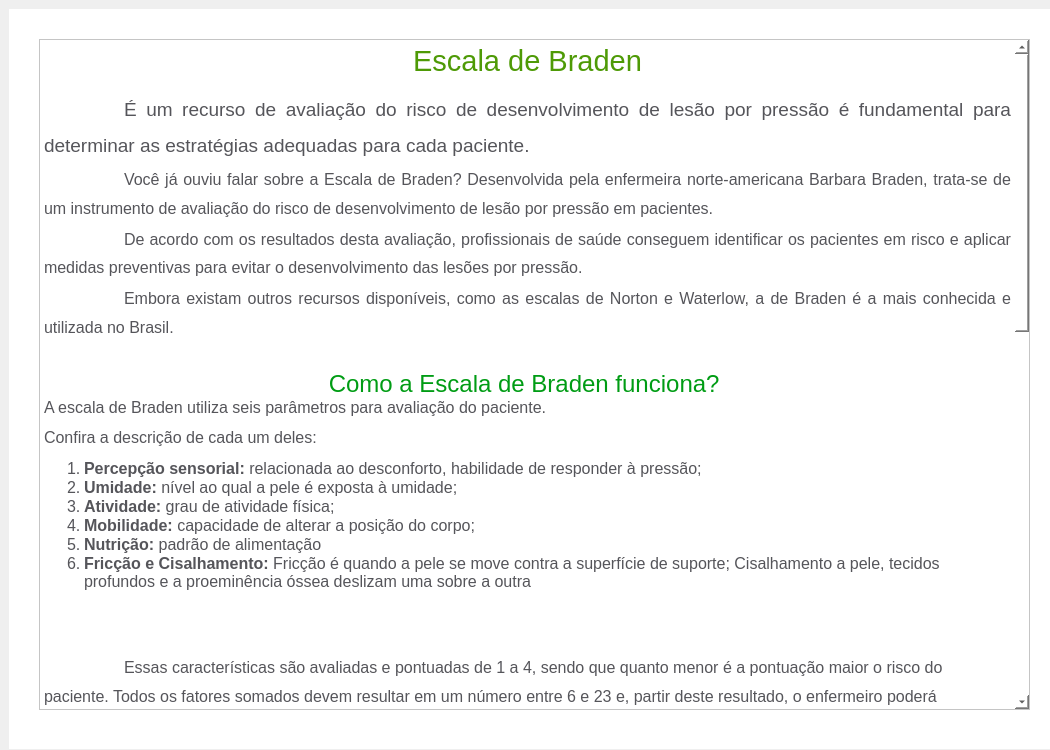
 <widget class="QMainWindow" name="MainWindow">
  <property name="windowModality">
   <enum>Qt::ApplicationModal</enum>
  </property>
  <property name="geometry">
   <rect>
    <x>0</x>
    <y>0</y>
    <width>1050</width>
    <height>750</height>
   </rect>
  </property>
  <property name="minimumSize">
   <size>
    <width>1050</width>
    <height>750</height>
   </size>
  </property>
  <property name="maximumSize">
   <size>
    <width>1050</width>
    <height>750</height>
   </size>
  </property>
  <property name="windowTitle">
   <string>Tutorial Escala de Braden</string>
  </property>
  <widget class="QWidget" name="centralwidget">
   <layout class="QHBoxLayout" name="horizontalLayout">
    <item>
     <widget class="QFrame" name="frame">
      <property name="minimumSize">
       <size>
        <width>1050</width>
        <height>740</height>
       </size>
      </property>
      <property name="maximumSize">
       <size>
        <width>1050</width>
        <height>740</height>
       </size>
      </property>
      <property name="styleSheet">
       <string notr="true">background-color: rgb(255, 255, 255);</string>
      </property>
      <property name="frameShape">
       <enum>QFrame::NoFrame</enum>
      </property>
      <property name="lineWidth">
       <number>0</number>
      </property>
      <widget class="QTextEdit" name="textEdit">
       <property name="geometry">
        <rect>
         <x>30</x>
         <y>30</y>
         <width>991</width>
         <height>671</height>
        </rect>
       </property>
       <property name="readOnly">
        <bool>true</bool>
       </property>
       <property name="html">
        <string>&lt;!DOCTYPE HTML PUBLIC &quot;-//W3C//DTD HTML 4.0//EN&quot; &quot;http://www.w3.org/TR/REC-html40/strict.dtd&quot;&gt;
&lt;html&gt;&lt;head&gt;&lt;meta name=&quot;qrichtext&quot; content=&quot;1&quot; /&gt;&lt;style type=&quot;text/css&quot;&gt;
p, li { white-space: pre-wrap; }
&lt;/style&gt;&lt;/head&gt;&lt;body style=&quot; font-family:'Ubuntu'; font-size:14pt; font-weight:400; font-style:normal;&quot;&gt;
&lt;p align=&quot;center&quot; style=&quot; margin-top:0px; margin-bottom:0px; margin-left:0px; margin-right:0px; -qt-block-indent:0; text-indent:0px; line-height:160%; background-color:#ffffff;&quot;&gt;&lt;span style=&quot; font-family:'MHCDin,Arial,Helvetica Neue,Helvetica,Roboto,sans-serif'; font-size:22pt; color:#4e9a06;&quot;&gt;Escala de Braden&lt;/span&gt;&lt;/p&gt;
&lt;p align=&quot;justify&quot; style=&quot; margin-top:0px; margin-bottom:0px; margin-left:0px; margin-right:0px; -qt-block-indent:0; text-indent:0px; line-height:160%; background-color:#ffffff;&quot;&gt;&lt;span style=&quot; font-family:'MHCDin,Arial,Helvetica Neue,Helvetica,Roboto,sans-serif'; color:#55555a;&quot;&gt;	É um recurso de avaliação do risco de desenvolvimento de lesão por pressão é fundamental para determinar as estratégias adequadas para cada paciente.&lt;/span&gt;&lt;/p&gt;
&lt;p align=&quot;justify&quot; style=&quot; margin-top:0px; margin-bottom:0px; margin-left:0px; margin-right:0px; -qt-block-indent:0; text-indent:0px; line-height:160%; background-color:#ffffff;&quot;&gt;&lt;span style=&quot; font-family:'MHCDin,Arial,Helvetica Neue,Helvetica,Roboto,sans-serif'; font-size:16px; color:#55555a;&quot;&gt;	Você já ouviu falar sobre a Escala de Braden? Desenvolvida pela enfermeira norte-americana Barbara Braden, trata-se de um instrumento de avaliação do risco de desenvolvimento de lesão por pressão em pacientes. &lt;/span&gt;&lt;/p&gt;
&lt;p align=&quot;justify&quot; style=&quot; margin-top:0px; margin-bottom:0px; margin-left:0px; margin-right:0px; -qt-block-indent:0; text-indent:0px; line-height:160%; background-color:#ffffff;&quot;&gt;&lt;span style=&quot; font-family:'MHCDin,Arial,Helvetica Neue,Helvetica,Roboto,sans-serif'; font-size:16px; color:#55555a;&quot;&gt;	De acordo com os resultados desta avaliação, profissionais de saúde conseguem identificar os pacientes em risco e aplicar medidas preventivas para evitar o desenvolvimento das lesões por pressão.&lt;/span&gt;&lt;/p&gt;
&lt;p align=&quot;justify&quot; style=&quot; margin-top:0px; margin-bottom:0px; margin-left:0px; margin-right:0px; -qt-block-indent:0; text-indent:0px; line-height:160%; background-color:#ffffff;&quot;&gt;&lt;span style=&quot; font-family:'MHCDin,Arial,Helvetica Neue,Helvetica,Roboto,sans-serif'; font-size:16px; color:#55555a;&quot;&gt;	Embora existam outros recursos disponíveis, como as escalas de Norton e Waterlow, a de Braden é a mais conhecida e utilizada no Brasil.&lt;/span&gt;&lt;/p&gt;
&lt;p align=&quot;center&quot; style=&quot; margin-top:0px; margin-bottom:0px; margin-left:0px; margin-right:0px; -qt-block-indent:0; text-indent:0px;&quot;&gt;&lt;br /&gt;&lt;span style=&quot; font-family:'MHCDin,Arial,Helvetica Neue,Helvetica,Roboto,sans-serif'; font-size:xx-large; color:#009c14;&quot;&gt;Como a Escala de Braden funciona? &lt;/span&gt;&lt;/p&gt;
&lt;p style=&quot; margin-top:0px; margin-bottom:0px; margin-left:0px; margin-right:0px; -qt-block-indent:0; text-indent:0px; line-height:160%; background-color:#ffffff;&quot;&gt;&lt;span style=&quot; font-family:'MHCDin,Arial,Helvetica Neue,Helvetica,Roboto,sans-serif'; font-size:16px; color:#55555a;&quot;&gt;A escala de Braden utiliza seis parâmetros para avaliação do paciente. &lt;/span&gt;&lt;/p&gt;
&lt;p style=&quot; margin-top:0px; margin-bottom:0px; margin-left:0px; margin-right:0px; -qt-block-indent:0; text-indent:0px; line-height:160%; background-color:#ffffff;&quot;&gt;&lt;span style=&quot; font-family:'MHCDin,Arial,Helvetica Neue,Helvetica,Roboto,sans-serif'; font-size:16px; color:#55555a;&quot;&gt;Confira a descrição de cada um deles: &lt;/span&gt;&lt;/p&gt;
&lt;ol style=&quot;margin-top: 0px; margin-bottom: 0px; margin-left: 0px; margin-right: 0px; -qt-list-indent: 1;&quot;&gt;&lt;li style=&quot; font-family:'MHCDin,Arial,Helvetica Neue,Helvetica,Roboto,sans-serif'; font-size:16px; color:#55555a;&quot; style=&quot; margin-top:0px; margin-bottom:0px; margin-left:0px; margin-right:0px; -qt-block-indent:0; text-indent:0px;&quot;&gt;&lt;span style=&quot; font-size:16px; font-weight:696;&quot;&gt;Percepção sensorial:&lt;/span&gt;&lt;span style=&quot; font-size:16px;&quot;&gt; relacionada ao desconforto, habilidade de responder à pressão;&lt;/span&gt;&lt;/li&gt;
&lt;li style=&quot; font-family:'MHCDin,Arial,Helvetica Neue,Helvetica,Roboto,sans-serif'; font-size:16px; color:#55555a;&quot; style=&quot; margin-top:0px; margin-bottom:0px; margin-left:0px; margin-right:0px; -qt-block-indent:0; text-indent:0px;&quot;&gt;&lt;span style=&quot; font-size:16px; font-weight:696;&quot;&gt;Umidade: &lt;/span&gt;&lt;span style=&quot; font-size:16px;&quot;&gt;nível ao qual a pele é exposta à umidade; &lt;/span&gt;&lt;/li&gt;
&lt;li style=&quot; font-family:'MHCDin,Arial,Helvetica Neue,Helvetica,Roboto,sans-serif'; font-size:16px; color:#55555a;&quot; style=&quot; margin-top:0px; margin-bottom:0px; margin-left:0px; margin-right:0px; -qt-block-indent:0; text-indent:0px;&quot;&gt;&lt;span style=&quot; font-size:16px; font-weight:696;&quot;&gt;Atividade: &lt;/span&gt;&lt;span style=&quot; font-size:16px;&quot;&gt;grau de atividade física; &lt;/span&gt;&lt;/li&gt;
&lt;li style=&quot; font-family:'MHCDin,Arial,Helvetica Neue,Helvetica,Roboto,sans-serif'; font-size:16px; color:#55555a;&quot; style=&quot; margin-top:0px; margin-bottom:0px; margin-left:0px; margin-right:0px; -qt-block-indent:0; text-indent:0px;&quot;&gt;&lt;span style=&quot; font-size:16px; font-weight:696;&quot;&gt;Mobilidade:&lt;/span&gt;&lt;span style=&quot; font-size:16px;&quot;&gt; capacidade de alterar a posição do corpo;&lt;/span&gt;&lt;/li&gt;
&lt;li style=&quot; font-family:'MHCDin,Arial,Helvetica Neue,Helvetica,Roboto,sans-serif'; font-size:16px; color:#55555a;&quot; style=&quot; margin-top:0px; margin-bottom:0px; margin-left:0px; margin-right:0px; -qt-block-indent:0; text-indent:0px;&quot;&gt;&lt;span style=&quot; font-size:16px; font-weight:696;&quot;&gt;Nutrição: &lt;/span&gt;&lt;span style=&quot; font-size:16px;&quot;&gt;padrão de alimentação &lt;/span&gt;&lt;/li&gt;
&lt;li style=&quot; font-family:'MHCDin,Arial,Helvetica Neue,Helvetica,Roboto,sans-serif'; font-size:16px; color:#55555a;&quot; style=&quot; margin-top:0px; margin-bottom:0px; margin-left:0px; margin-right:0px; -qt-block-indent:0; text-indent:0px;&quot;&gt;&lt;span style=&quot; font-size:16px; font-weight:696;&quot;&gt;Fricção e Cisalhamento:&lt;/span&gt;&lt;span style=&quot; font-size:16px;&quot;&gt; Fricção é quando a pele se move contra a superfície de suporte; Cisalhamento a pele, tecidos profundos e a proeminência óssea deslizam uma sobre a outra &lt;/span&gt;&lt;/li&gt;&lt;/ol&gt;
&lt;p style=&quot;-qt-paragraph-type:empty; margin-top:0px; margin-bottom:0px; margin-left:0px; margin-right:0px; -qt-block-indent:0; text-indent:0px; line-height:160%; background-color:#ffffff;&quot;&gt;&lt;br /&gt;&lt;/p&gt;
&lt;p style=&quot;-qt-paragraph-type:empty; margin-top:0px; margin-bottom:0px; margin-left:0px; margin-right:0px; -qt-block-indent:0; text-indent:0px; line-height:160%; font-family:'MHCDin,Arial,Helvetica Neue,Helvetica,Roboto,sans-serif'; font-size:16px; color:#55555a; background-color:#ffffff;&quot;&gt;&lt;br /&gt;&lt;/p&gt;
&lt;p style=&quot; margin-top:0px; margin-bottom:0px; margin-left:0px; margin-right:0px; -qt-block-indent:0; text-indent:0px; line-height:160%; background-color:#ffffff;&quot;&gt;&lt;span style=&quot; font-family:'MHCDin,Arial,Helvetica Neue,Helvetica,Roboto,sans-serif'; font-size:16px; color:#55555a;&quot;&gt;	Essas características são avaliadas e pontuadas de 1 a 4, sendo que quanto menor é a pontuação maior o risco do paciente. Todos os fatores somados devem resultar em um número entre 6 e 23 e, partir deste resultado, o enfermeiro poderá classificar o risco dos pacientes e implementar as estratégias.&lt;/span&gt;&lt;/p&gt;
&lt;p style=&quot; margin-top:0px; margin-bottom:0px; margin-left:0px; margin-right:0px; -qt-block-indent:0; text-indent:0px; line-height:160%; background-color:#ffffff;&quot;&gt;&lt;span style=&quot; font-family:'MHCDin,Arial,Helvetica Neue,Helvetica,Roboto,sans-serif'; font-size:16px; color:#55555a;&quot;&gt;	Vale lembrar que quanto maior é a pontuação, menor é o risco. Ou seja, um paciente cuja soma da avaliação totalizar 23, não apresenta risco de desenvolver LP. Já quem apresentar a pontuação mínima, 6, é classificado como paciente com risco severo de lesão por pressão. &lt;/span&gt;&lt;/p&gt;
&lt;p align=&quot;center&quot; style=&quot; margin-top:0px; margin-bottom:0px; margin-left:0px; margin-right:0px; -qt-block-indent:0; text-indent:0px;&quot;&gt;&lt;br /&gt;&lt;span style=&quot; font-family:'MHCDin,Arial,Helvetica Neue,Helvetica,Roboto,sans-serif'; font-size:x-large; color:#009c14;&quot;&gt;Como é realizada a classificação de risco de acordo com o resultado obtido na Escala de Braden? &lt;/span&gt;&lt;/p&gt;
&lt;p style=&quot; margin-top:0px; margin-bottom:0px; margin-left:0px; margin-right:0px; -qt-block-indent:0; text-indent:0px; line-height:160%; background-color:#ffffff;&quot;&gt;&lt;span style=&quot; font-family:'MHCDin,Arial,Helvetica Neue,Helvetica,Roboto,sans-serif'; font-size:16px; color:#55555a;&quot;&gt;	A pontuação obtida na Escala de Braden vai direcionar as estratégias preventivas a serem adotadas pelo profissional de saúde. &lt;/span&gt;&lt;/p&gt;
&lt;p style=&quot; margin-top:0px; margin-bottom:0px; margin-left:0px; margin-right:0px; -qt-block-indent:0; text-indent:0px; line-height:160%; background-color:#ffffff;&quot;&gt;&lt;span style=&quot; font-family:'MHCDin,Arial,Helvetica Neue,Helvetica,Roboto,sans-serif'; font-size:16px; color:#55555a;&quot;&gt;	Abaixo seguem algumas medidas preventivas que devem ser implementadas de acordo com o risco identificado: &lt;/span&gt;&lt;/p&gt;
&lt;ul style=&quot;margin-top: 0px; margin-bottom: 0px; margin-left: 0px; margin-right: 0px; -qt-list-indent: 1;&quot;&gt;&lt;li style=&quot; font-family:'MHCDin,Arial,Helvetica Neue,Helvetica,Roboto,sans-serif'; font-size:16px; color:#55555a;&quot; style=&quot; margin-top:0px; margin-bottom:0px; margin-left:0px; margin-right:0px; -qt-block-indent:0; text-indent:0px;&quot;&gt;&lt;span style=&quot; font-size:16px; font-weight:696;&quot;&gt;Risco baixo (15 a 18 pontos): &lt;/span&gt;&lt;/li&gt;
&lt;ul style=&quot;margin-top: 0px; margin-bottom: 0px; margin-left: 0px; margin-right: 0px; -qt-list-indent: 2;&quot;&gt;&lt;li style=&quot; font-family:'MHCDin,Arial,Helvetica Neue,Helvetica,Roboto,sans-serif'; font-size:16px; color:#55555a;&quot; style=&quot; margin-top:0px; margin-bottom:0px; margin-left:0px; margin-right:0px; -qt-block-indent:0; text-indent:0px;&quot;&gt;&lt;span style=&quot; font-size:16px;&quot;&gt;Avaliação da pele sobre proeminências ósseas e abaixo de dispositivos médicos;&lt;/span&gt;&lt;/li&gt;
&lt;li style=&quot; font-family:'MHCDin,Arial,Helvetica Neue,Helvetica,Roboto,sans-serif'; font-size:16px; color:#55555a;&quot; style=&quot; margin-top:0px; margin-bottom:0px; margin-left:0px; margin-right:0px; -qt-block-indent:0; text-indent:0px;&quot;&gt;&lt;span style=&quot; font-size:16px;&quot;&gt;Hidratação da pele;&lt;/span&gt;&lt;/li&gt;
&lt;li style=&quot; font-family:'MHCDin,Arial,Helvetica Neue,Helvetica,Roboto,sans-serif'; font-size:16px; color:#55555a;&quot; style=&quot; margin-top:0px; margin-bottom:0px; margin-left:0px; margin-right:0px; -qt-block-indent:0; text-indent:0px;&quot;&gt;&lt;span style=&quot; font-size:16px;&quot;&gt;Gerenciamento da umidade;&lt;/span&gt;&lt;/li&gt;
&lt;li style=&quot; font-family:'MHCDin,Arial,Helvetica Neue,Helvetica,Roboto,sans-serif'; font-size:16px; color:#55555a;&quot; style=&quot; margin-top:0px; margin-bottom:0px; margin-left:0px; margin-right:0px; -qt-block-indent:0; text-indent:0px;&quot;&gt;&lt;span style=&quot; font-size:16px;&quot;&gt;Acompanhamento nutricional;&lt;/span&gt;&lt;/li&gt;
&lt;li style=&quot; font-family:'MHCDin,Arial,Helvetica Neue,Helvetica,Roboto,sans-serif'; font-size:16px; color:#55555a;&quot; style=&quot; margin-top:0px; margin-bottom:0px; margin-left:0px; margin-right:0px; -qt-block-indent:0; text-indent:0px;&quot;&gt;&lt;span style=&quot; font-size:16px;&quot;&gt;Observar alterações na condição clínica e no risco do paciente.&lt;/span&gt;&lt;/li&gt;&lt;/ul&gt;
&lt;p style=&quot;-qt-paragraph-type:empty; margin-top:0px; margin-bottom:0px; margin-left:0px; margin-right:0px; -qt-block-indent:2; text-indent:0px; font-family:'MHCDin,Arial,Helvetica Neue,Helvetica,Roboto,sans-serif'; font-size:16px; color:#55555a;&quot;&gt;&lt;br /&gt;&lt;/p&gt;
&lt;li style=&quot; font-family:'MHCDin,Arial,Helvetica Neue,Helvetica,Roboto,sans-serif'; font-size:16px; color:#55555a;&quot; style=&quot; margin-top:0px; margin-bottom:0px; margin-left:0px; margin-right:0px; -qt-block-indent:0; text-indent:0px;&quot;&gt;&lt;span style=&quot; font-size:16px; font-weight:696;&quot;&gt;Risco moderado (13 a 14 pontos): &lt;/span&gt;&lt;/li&gt;&lt;/ul&gt;
&lt;ul style=&quot;margin-top: 0px; margin-bottom: 0px; margin-left: 0px; margin-right: 0px; -qt-list-indent: 2;&quot;&gt;&lt;li style=&quot; font-family:'MHCDin,Arial,Helvetica Neue,Helvetica,Roboto,sans-serif'; font-size:16px; color:#55555a;&quot; style=&quot; margin-top:0px; margin-bottom:0px; margin-left:0px; margin-right:0px; -qt-block-indent:0; text-indent:0px;&quot;&gt;&lt;span style=&quot; font-size:16px;&quot;&gt;Avaliação da pele sobre proeminências ósseas e abaixo de dispositivos médicos;&lt;/span&gt;&lt;/li&gt;
&lt;li style=&quot; font-family:'MHCDin,Arial,Helvetica Neue,Helvetica,Roboto,sans-serif'; font-size:16px; color:#55555a;&quot; style=&quot; margin-top:0px; margin-bottom:0px; margin-left:0px; margin-right:0px; -qt-block-indent:0; text-indent:0px;&quot;&gt;&lt;span style=&quot; font-size:16px;&quot;&gt;Hidratação da pele;&lt;/span&gt;&lt;/li&gt;
&lt;li style=&quot; font-family:'MHCDin,Arial,Helvetica Neue,Helvetica,Roboto,sans-serif'; font-size:16px; color:#55555a;&quot; style=&quot; margin-top:0px; margin-bottom:0px; margin-left:0px; margin-right:0px; -qt-block-indent:0; text-indent:0px;&quot;&gt;&lt;span style=&quot; font-size:16px;&quot;&gt;Reposicionamento do paciente seguindo o cronograma estabelecido;&lt;/span&gt;&lt;/li&gt;
&lt;li style=&quot; font-family:'MHCDin,Arial,Helvetica Neue,Helvetica,Roboto,sans-serif'; font-size:16px; color:#55555a;&quot; style=&quot; margin-top:0px; margin-bottom:0px; margin-left:0px; margin-right:0px; -qt-block-indent:0; text-indent:0px;&quot;&gt;&lt;span style=&quot; font-size:16px;&quot;&gt;Uso de uma superfície de suporte adequada (colchão viscoelástico, pneumático)&lt;/span&gt;&lt;/li&gt;
&lt;li style=&quot; font-family:'MHCDin,Arial,Helvetica Neue,Helvetica,Roboto,sans-serif'; font-size:16px; color:#55555a;&quot; style=&quot; margin-top:0px; margin-bottom:0px; margin-left:0px; margin-right:0px; -qt-block-indent:0; text-indent:0px;&quot;&gt;&lt;span style=&quot; font-size:16px;&quot;&gt;Aplicação do Mepilex® Border Sacrum, Mepilex® Border Heel e Mepilex® Border Flex nas proeminências ósseas em risco;&lt;/span&gt;&lt;/li&gt;
&lt;li style=&quot; font-family:'MHCDin,Arial,Helvetica Neue,Helvetica,Roboto,sans-serif'; font-size:16px; color:#55555a;&quot; style=&quot; margin-top:0px; margin-bottom:0px; margin-left:0px; margin-right:0px; -qt-block-indent:0; text-indent:0px;&quot;&gt;&lt;span style=&quot; font-size:16px;&quot;&gt;Elevação dos calcâneos associado a cobertura para prevenção;&lt;/span&gt;&lt;/li&gt;
&lt;li style=&quot; font-family:'MHCDin,Arial,Helvetica Neue,Helvetica,Roboto,sans-serif'; font-size:16px; color:#55555a;&quot; style=&quot; margin-top:0px; margin-bottom:0px; margin-left:0px; margin-right:0px; -qt-block-indent:0; text-indent:0px;&quot;&gt;&lt;span style=&quot; font-size:16px;&quot;&gt;Gerenciamento da umidade;&lt;/span&gt;&lt;/li&gt;
&lt;li style=&quot; font-family:'MHCDin,Arial,Helvetica Neue,Helvetica,Roboto,sans-serif'; font-size:16px; color:#55555a;&quot; style=&quot; margin-top:0px; margin-bottom:0px; margin-left:0px; margin-right:0px; -qt-block-indent:0; text-indent:0px;&quot;&gt;&lt;span style=&quot; font-size:16px;&quot;&gt;Acompanhamento nutricional;&lt;/span&gt;&lt;/li&gt;
&lt;li style=&quot; font-family:'MHCDin,Arial,Helvetica Neue,Helvetica,Roboto,sans-serif'; font-size:16px; color:#55555a;&quot; style=&quot; margin-top:0px; margin-bottom:0px; margin-left:0px; margin-right:0px; -qt-block-indent:0; text-indent:0px;&quot;&gt;&lt;span style=&quot; font-size:16px;&quot;&gt;Observar alterações na condição clínica e no risco do paciente.&lt;/span&gt;&lt;/li&gt;&lt;/ul&gt;
&lt;p style=&quot;-qt-paragraph-type:empty; margin-top:0px; margin-bottom:0px; margin-left:0px; margin-right:0px; -qt-block-indent:2; text-indent:0px; font-family:'MHCDin,Arial,Helvetica Neue,Helvetica,Roboto,sans-serif'; font-size:16px; color:#55555a;&quot;&gt;&lt;br /&gt;&lt;/p&gt;
&lt;ul style=&quot;margin-top: 0px; margin-bottom: 0px; margin-left: 0px; margin-right: 0px; -qt-list-indent: 1;&quot;&gt;&lt;li style=&quot; font-family:'MHCDin,Arial,Helvetica Neue,Helvetica,Roboto,sans-serif'; font-size:16px; color:#55555a;&quot; style=&quot; margin-top:0px; margin-bottom:0px; margin-left:0px; margin-right:0px; -qt-block-indent:0; text-indent:0px;&quot;&gt;&lt;span style=&quot; font-size:16px; font-weight:696;&quot;&gt;Risco alto (10 a 12 pontos):&lt;/span&gt;&lt;span style=&quot; font-size:16px;&quot;&gt; &lt;/span&gt;&lt;/li&gt;&lt;/ul&gt;
&lt;ul style=&quot;margin-top: 0px; margin-bottom: 0px; margin-left: 0px; margin-right: 0px; -qt-list-indent: 2;&quot;&gt;&lt;li style=&quot; font-family:'MHCDin,Arial,Helvetica Neue,Helvetica,Roboto,sans-serif'; font-size:16px; color:#55555a;&quot; style=&quot; margin-top:0px; margin-bottom:0px; margin-left:0px; margin-right:0px; -qt-block-indent:0; text-indent:0px;&quot;&gt;&lt;span style=&quot; font-size:16px;&quot;&gt;Avaliação da pele sobre proeminências ósseas e abaixo de dispositivos médicos;&lt;/span&gt;&lt;/li&gt;
&lt;li style=&quot; font-family:'MHCDin,Arial,Helvetica Neue,Helvetica,Roboto,sans-serif'; font-size:16px; color:#55555a;&quot; style=&quot; margin-top:0px; margin-bottom:0px; margin-left:0px; margin-right:0px; -qt-block-indent:0; text-indent:0px;&quot;&gt;&lt;span style=&quot; font-size:16px;&quot;&gt;Hidratação da pele;&lt;/span&gt;&lt;/li&gt;
&lt;li style=&quot; font-family:'MHCDin,Arial,Helvetica Neue,Helvetica,Roboto,sans-serif'; font-size:16px; color:#55555a;&quot; style=&quot; margin-top:0px; margin-bottom:0px; margin-left:0px; margin-right:0px; -qt-block-indent:0; text-indent:0px;&quot;&gt;&lt;span style=&quot; font-size:16px;&quot;&gt;Reposicionamento do paciente seguindo o cronograma estabelecido;&lt;/span&gt;&lt;/li&gt;
&lt;li style=&quot; font-family:'MHCDin,Arial,Helvetica Neue,Helvetica,Roboto,sans-serif'; font-size:16px; color:#55555a;&quot; style=&quot; margin-top:0px; margin-bottom:0px; margin-left:0px; margin-right:0px; -qt-block-indent:0; text-indent:0px;&quot;&gt;&lt;span style=&quot; font-size:16px;&quot;&gt;Uso de uma superfície de suporte adequada (colchão viscoelástico, pneumático)&lt;/span&gt;&lt;/li&gt;
&lt;li style=&quot; font-family:'MHCDin,Arial,Helvetica Neue,Helvetica,Roboto,sans-serif'; font-size:16px; color:#55555a;&quot; style=&quot; margin-top:0px; margin-bottom:0px; margin-left:0px; margin-right:0px; -qt-block-indent:0; text-indent:0px;&quot;&gt;&lt;span style=&quot; font-size:16px;&quot;&gt;Aplicação do Mepilex® Border Sacrum, Mepilex® Border Heel e Mepilex® Border Flex nas proeminências ósseas em risco;&lt;/span&gt;&lt;/li&gt;
&lt;li style=&quot; font-family:'MHCDin,Arial,Helvetica Neue,Helvetica,Roboto,sans-serif'; font-size:16px; color:#55555a;&quot; style=&quot; margin-top:0px; margin-bottom:0px; margin-left:0px; margin-right:0px; -qt-block-indent:0; text-indent:0px;&quot;&gt;&lt;span style=&quot; font-size:16px;&quot;&gt;Elevação dos calcâneos associado a cobertura para prevenção;&lt;/span&gt;&lt;/li&gt;
&lt;li style=&quot; font-family:'MHCDin,Arial,Helvetica Neue,Helvetica,Roboto,sans-serif'; font-size:16px; color:#55555a;&quot; style=&quot; margin-top:0px; margin-bottom:0px; margin-left:0px; margin-right:0px; -qt-block-indent:0; text-indent:0px;&quot;&gt;&lt;span style=&quot; font-size:16px;&quot;&gt;Gerenciamento da umidade;&lt;/span&gt;&lt;/li&gt;
&lt;li style=&quot; font-family:'MHCDin,Arial,Helvetica Neue,Helvetica,Roboto,sans-serif'; font-size:16px; color:#55555a;&quot; style=&quot; margin-top:0px; margin-bottom:0px; margin-left:0px; margin-right:0px; -qt-block-indent:0; text-indent:0px;&quot;&gt;&lt;span style=&quot; font-size:16px;&quot;&gt;Acompanhamento nutricional;&lt;/span&gt;&lt;/li&gt;
&lt;li style=&quot; font-family:'MHCDin,Arial,Helvetica Neue,Helvetica,Roboto,sans-serif'; font-size:16px; color:#55555a;&quot; style=&quot; margin-top:0px; margin-bottom:0px; margin-left:0px; margin-right:0px; -qt-block-indent:0; text-indent:0px;&quot;&gt;&lt;span style=&quot; font-size:16px;&quot;&gt;Observar alterações na condição clínica e no risco do paciente.&lt;/span&gt;&lt;/li&gt;&lt;/ul&gt;
&lt;p style=&quot;-qt-paragraph-type:empty; margin-top:0px; margin-bottom:0px; margin-left:0px; margin-right:0px; -qt-block-indent:2; text-indent:0px; font-family:'MHCDin,Arial,Helvetica Neue,Helvetica,Roboto,sans-serif'; font-size:16px; color:#55555a;&quot;&gt;&lt;br /&gt;&lt;/p&gt;
&lt;ul style=&quot;margin-top: 0px; margin-bottom: 0px; margin-left: 0px; margin-right: 0px; -qt-list-indent: 1;&quot;&gt;&lt;li style=&quot; font-family:'MHCDin,Arial,Helvetica Neue,Helvetica,Roboto,sans-serif'; font-size:16px; color:#55555a;&quot; style=&quot; margin-top:0px; margin-bottom:0px; margin-left:0px; margin-right:0px; -qt-block-indent:0; text-indent:0px;&quot;&gt;&lt;span style=&quot; font-size:16px; font-weight:696;&quot;&gt;Risco muito alto (≤ 9 pontos): &lt;/span&gt;&lt;/li&gt;&lt;/ul&gt;
&lt;ul style=&quot;margin-top: 0px; margin-bottom: 0px; margin-left: 0px; margin-right: 0px; -qt-list-indent: 2;&quot;&gt;&lt;li style=&quot; font-family:'MHCDin,Arial,Helvetica Neue,Helvetica,Roboto,sans-serif'; font-size:16px; color:#55555a;&quot; style=&quot; margin-top:0px; margin-bottom:0px; margin-left:0px; margin-right:0px; -qt-block-indent:0; text-indent:0px;&quot;&gt;&lt;span style=&quot; font-size:16px;&quot;&gt;Avaliação da pele sobre proeminências ósseas e abaixo de dispositivos médicos;&lt;/span&gt;&lt;/li&gt;
&lt;li style=&quot; font-family:'MHCDin,Arial,Helvetica Neue,Helvetica,Roboto,sans-serif'; font-size:16px; color:#55555a;&quot; style=&quot; margin-top:0px; margin-bottom:0px; margin-left:0px; margin-right:0px; -qt-block-indent:0; text-indent:0px;&quot;&gt;&lt;span style=&quot; font-size:16px;&quot;&gt;Hidratação da pele;&lt;/span&gt;&lt;/li&gt;
&lt;li style=&quot; font-family:'MHCDin,Arial,Helvetica Neue,Helvetica,Roboto,sans-serif'; font-size:16px; color:#55555a;&quot; style=&quot; margin-top:0px; margin-bottom:0px; margin-left:0px; margin-right:0px; -qt-block-indent:0; text-indent:0px;&quot;&gt;&lt;span style=&quot; font-size:16px;&quot;&gt;Reposicionamento do paciente seguindo o cronograma estabelecido;&lt;/span&gt;&lt;/li&gt;
&lt;li style=&quot; font-family:'MHCDin,Arial,Helvetica Neue,Helvetica,Roboto,sans-serif'; font-size:16px; color:#55555a;&quot; style=&quot; margin-top:0px; margin-bottom:0px; margin-left:0px; margin-right:0px; -qt-block-indent:0; text-indent:0px;&quot;&gt;&lt;span style=&quot; font-size:16px;&quot;&gt;Uso de uma superfície de suporte adequada (colchão viscoelástico, pneumático)&lt;/span&gt;&lt;/li&gt;
&lt;li style=&quot; font-family:'MHCDin,Arial,Helvetica Neue,Helvetica,Roboto,sans-serif'; font-size:16px; color:#55555a;&quot; style=&quot; margin-top:0px; margin-bottom:0px; margin-left:0px; margin-right:0px; -qt-block-indent:0; text-indent:0px;&quot;&gt;&lt;span style=&quot; font-size:16px;&quot;&gt;Aplicação do Mepilex® Border Sacrum, Mepilex® Border Heel e Mepilex® Border Flex nas proeminências ósseas em risco;&lt;/span&gt;&lt;/li&gt;
&lt;li style=&quot; font-family:'MHCDin,Arial,Helvetica Neue,Helvetica,Roboto,sans-serif'; font-size:16px; color:#55555a;&quot; style=&quot; margin-top:0px; margin-bottom:0px; margin-left:0px; margin-right:0px; -qt-block-indent:0; text-indent:0px;&quot;&gt;&lt;span style=&quot; font-size:16px;&quot;&gt;Elevação dos calcâneos associado a cobertura para prevenção;&lt;/span&gt;&lt;/li&gt;
&lt;li style=&quot; font-family:'MHCDin,Arial,Helvetica Neue,Helvetica,Roboto,sans-serif'; font-size:16px; color:#55555a;&quot; style=&quot; margin-top:0px; margin-bottom:0px; margin-left:0px; margin-right:0px; -qt-block-indent:0; text-indent:0px;&quot;&gt;&lt;span style=&quot; font-size:16px;&quot;&gt;Gerenciamento da umidade;&lt;/span&gt;&lt;/li&gt;
&lt;li style=&quot; font-family:'MHCDin,Arial,Helvetica Neue,Helvetica,Roboto,sans-serif'; font-size:16px; color:#55555a;&quot; style=&quot; margin-top:0px; margin-bottom:0px; margin-left:0px; margin-right:0px; -qt-block-indent:0; text-indent:0px;&quot;&gt;&lt;span style=&quot; font-size:16px;&quot;&gt;Acompanhamento nutricional;&lt;/span&gt;&lt;/li&gt;
&lt;li style=&quot; font-family:'MHCDin,Arial,Helvetica Neue,Helvetica,Roboto,sans-serif'; font-size:16px; color:#55555a;&quot; style=&quot; margin-top:0px; margin-bottom:0px; margin-left:0px; margin-right:0px; -qt-block-indent:0; text-indent:0px;&quot;&gt;&lt;span style=&quot; font-size:16px;&quot;&gt;Observar alterações na condição clínica e no risco do paciente.&lt;/span&gt;&lt;/li&gt;&lt;/ul&gt;
&lt;p style=&quot;-qt-paragraph-type:empty; margin-top:0px; margin-bottom:0px; margin-left:0px; margin-right:0px; -qt-block-indent:2; text-indent:0px; font-family:'MHCDin,Arial,Helvetica Neue,Helvetica,Roboto,sans-serif'; font-size:16px; color:#55555a;&quot;&gt;&lt;br /&gt;&lt;/p&gt;
&lt;p align=&quot;center&quot; style=&quot; margin-top:0px; margin-bottom:0px; margin-left:0px; margin-right:0px; -qt-block-indent:0; text-indent:0px; line-height:160%; background-color:#ffffff;&quot;&gt;&lt;span style=&quot; font-family:'MHCDin,Arial,Helvetica Neue,Helvetica,Roboto,sans-serif'; font-size:16px; font-weight:696; color:#ef2929;&quot;&gt;Qual a importância de evitar lesões por pressão? &lt;/span&gt;&lt;/p&gt;
&lt;p align=&quot;justify&quot; style=&quot; margin-top:0px; margin-bottom:0px; margin-left:0px; margin-right:0px; -qt-block-indent:0; text-indent:0px; line-height:160%; background-color:#ffffff;&quot;&gt;&lt;span style=&quot; font-family:'MHCDin,Arial,Helvetica Neue,Helvetica,Roboto,sans-serif'; font-size:16px; color:#55555a;&quot;&gt;	A lesão por pressão, também conhecida como úlcera por pressão, ocorre quando a pele é pressionada entre o osso do corpo e uma superfície externa, como por exemplo, uma cama ou uma cadeira, ou quando a pele e os tecidos profundos sofrem ação de forças como fricção e cisalhamento. &lt;/span&gt;&lt;/p&gt;
&lt;p align=&quot;center&quot; style=&quot; margin-top:0px; margin-bottom:0px; margin-left:0px; margin-right:0px; -qt-block-indent:0; text-indent:0px; line-height:160%; background-color:#ffffff;&quot;&gt;&lt;span style=&quot; font-family:'MHCDin,Arial,Helvetica Neue,Helvetica,Roboto,sans-serif'; font-size:20pt; font-weight:600; text-decoration: underline; color:#55555a;&quot;&gt;Alguns cuidados podem evitar esse tipo de lesão. &lt;/span&gt;&lt;/p&gt;
&lt;ul style=&quot;margin-top: 0px; margin-bottom: 0px; margin-left: 0px; margin-right: 0px; -qt-list-indent: 1;&quot;&gt;&lt;li style=&quot; font-family:'MHCDin,Arial,Helvetica Neue,Helvetica,Roboto,sans-serif'; font-size:20pt; font-weight:600; text-decoration: underline; color:#55555a;&quot; style=&quot; margin-top:0px; margin-bottom:0px; margin-left:0px; margin-right:0px; -qt-block-indent:0; text-indent:0px;&quot;&gt;&lt;span style=&quot; font-size:16px; font-weight:400;&quot;&gt;Reposicione o paciente, pelo menos, a cada duas horas;&lt;/span&gt;&lt;/li&gt;
&lt;li style=&quot; font-family:'MHCDin,Arial,Helvetica Neue,Helvetica,Roboto,sans-serif'; font-size:16px; color:#55555a;&quot; style=&quot; margin-top:0px; margin-bottom:0px; margin-left:0px; margin-right:0px; -qt-block-indent:0; text-indent:0px;&quot;&gt;&lt;span style=&quot; font-size:16px;&quot;&gt;Evite deslizar ou arrastar seu corpo na cama ou poltrona. &lt;/span&gt;&lt;/li&gt;
&lt;li style=&quot; font-family:'MHCDin,Arial,Helvetica Neue,Helvetica,Roboto,sans-serif'; font-size:16px; color:#55555a;&quot; style=&quot; margin-top:0px; margin-bottom:0px; margin-left:0px; margin-right:0px; -qt-block-indent:0; text-indent:0px;&quot;&gt;&lt;span style=&quot; font-size:16px;&quot;&gt;Uma dieta saudável também é muito importante;&lt;/span&gt;&lt;/li&gt;
&lt;li style=&quot; font-family:'MHCDin,Arial,Helvetica Neue,Helvetica,Roboto,sans-serif'; font-size:16px; color:#55555a;&quot; style=&quot; margin-top:0px; margin-bottom:0px; margin-left:0px; margin-right:0px; -qt-block-indent:0; text-indent:0px;&quot;&gt;&lt;span style=&quot; font-size:16px;&quot;&gt;Aplique as coberturas Mepilex® Border Sacrum, Mepilex® Border Heel e Mepilex® Border Flex nas proeminências ósseas em risco de desenvolver Lesão por Pressão.&lt;/span&gt;&lt;/li&gt;&lt;/ul&gt;
&lt;p style=&quot; margin-top:0px; margin-bottom:0px; margin-left:0px; margin-right:0px; -qt-block-indent:0; text-indent:0px;&quot;&gt;&lt;br /&gt;&lt;/p&gt;&lt;/body&gt;&lt;/html&gt;</string>
       </property>
      </widget>
     </widget>
    </item>
   </layout>
  </widget>
 </widget>
